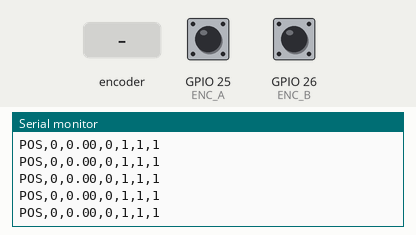
Bench run of a sketch on a simulated ESP32. Parts: the last lines printed to the serial monitor. The test bench sets the inputs (shaded band); at power-on: GPIO 25 (ENC_A) HIGH, GPIO 26 (ENC_B) HIGH.

Above: at 1.7 s.
1.8 s: rotary encoder on GPIO 25 (ENC_A) / GPIO 26 (ENC_B) turned 1 step (first pin leading)
At 2.8 s:
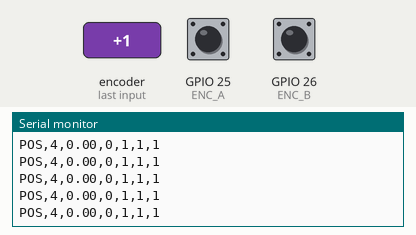
3.5 s: rotary encoder on GPIO 25 (ENC_A) / GPIO 26 (ENC_B) turned 1 step (first pin leading)
At 4.2 s:
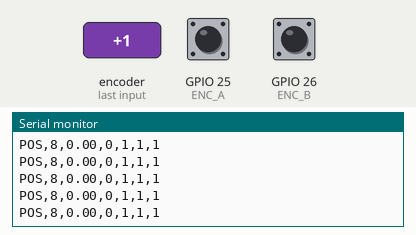
Timing chart, 0 to 6.5 s (numbered marks = the images above; inputs shaded):
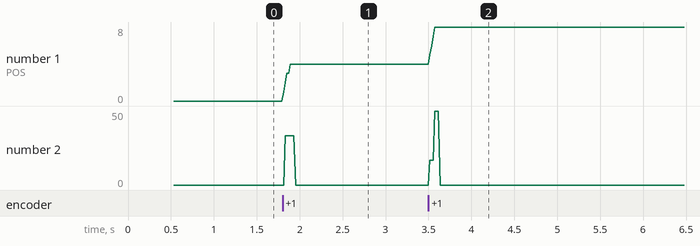

Measured:
- after the input at 1.8 s, the serial monitor: prints a new line at once (image 1)
- after the input at 3.5 s, the serial monitor: prints a new line at once (image 2)
- plotted number 1: 0 → 4 after the input at 1.8 s, 4 → 8 after the input at 3.5 s

The sketch:

nano_encoder_stall_detector.ino
```cpp
/*
 * ESP32 Quadrature Encoder Stall Detector
 *
 * Optimized for high-speed encoder reading
 *
 * Hardware:
 * - Quadrature encoder connected to pins 25 (ENC_A) and 26 (ENC_B)
 * - Both pins use hardware interrupts
 *
 * Serial Protocol (115200 baud):
 * - Sends: "POS,<position>,<velocity>,<is_moving>,<is_stalled>,<pinA>,<pinB>\n"
 */

// ESP32 includes
#include "soc/gpio_struct.h"
#include "soc/gpio_reg.h"
#include "soc/soc.h"

// Encoder pins
#define ENC_A 25
#define ENC_B 26

// Stall detection config
#define STALL_TIMEOUT_MS 500    // Time window to detect stall (ms)
#define STALL_THRESHOLD 5       // Minimum pulses to consider motor moving
#define STATUS_INTERVAL 20      // Status update interval (ms) - faster updates
#define VELOCITY_UPDATE_MS 50   // Velocity calculation interval (ms) - faster updates

// Pulse count from encoder (quadrature, so 4x resolution)
volatile int64_t encoderValue = 0;

// Previous encoder state for quadrature decoding
volatile uint8_t lastEncoderState = 0;

// Last movement timestamp (using micros for IRAM safety)
volatile unsigned long lastMovementMicros = 0;

// Previous encoder value for stall detection
int64_t lastEncoderValue = 0;

// Timing variables
unsigned long previousMillis = 0;

// Velocity calculation
int64_t lastPositionForVelocity = 0;
unsigned long lastVelocityTime = 0;
float currentVelocity = 0.0;  // pulses per second

// Stall detection
bool isMoving = false;
bool isStalled = false;

// Fast pin read macros (using direct GPIO register access for ESP32)
// Using GPIO struct directly for maximum speed in interrupts
inline uint8_t IRAM_ATTR fastReadA() {
  return (GPIO.in >> ENC_A) & 0x01;
}

inline uint8_t IRAM_ATTR fastReadB() {
  return (GPIO.in >> ENC_B) & 0x01;
}

// Quadrature decoder lookup table
// Based on Gray code sequence: 00 -> 01 -> 11 -> 10 -> 00 (forward)
// Index = (lastState << 2) | currentState
// Value: +1 = forward, -1 = reverse, 0 = invalid/no change
static const int8_t quadratureTable[16] = {
  0,  // 00 -> 00: no change
  +1, // 00 -> 01: forward
  -1, // 00 -> 10: reverse
  0,  // 00 -> 11: invalid
  -1, // 01 -> 00: reverse
  0,  // 01 -> 01: no change
  0,  // 01 -> 10: invalid
  +1, // 01 -> 11: forward
  +1, // 10 -> 00: forward
  0,  // 10 -> 01: invalid
  0,  // 10 -> 10: no change
  -1, // 10 -> 11: reverse
  0,  // 11 -> 00: invalid
  -1, // 11 -> 01: reverse
  +1, // 11 -> 10: forward
  0   // 11 -> 11: no change
};

// Common encoder update function using state machine
// IRAM_ATTR ensures this runs from RAM for faster execution
void IRAM_ATTR updateEncoder() {
  // Read current state of both pins using fast register access (bit0 = A, bit1 = B)
  uint8_t currentState = (fastReadA() ? 0x01 : 0x00) | (fastReadB() ? 0x02 : 0x00);

  // Only process if state actually changed
  if (currentState != lastEncoderState) {
    // Look up direction in quadrature table
    uint8_t transition = (lastEncoderState << 2) | currentState;
    int8_t direction = quadratureTable[transition];

    if (direction != 0) {
      encoderValue += direction;
      lastMovementMicros = micros();  // Use micros() which is IRAM-safe
    }

    lastEncoderState = currentState;
  }
}

// Encoder A interrupt handler
void IRAM_ATTR updateEncoderA() {
  updateEncoder();
}

// Encoder B interrupt handler
void IRAM_ATTR updateEncoderB() {
  updateEncoder();
}

void setup() {
  // Setup Serial Monitor at higher baud rate for faster communication
  Serial.begin(115200);
  delay(500);  // Reduced delay

  Serial.println("========================================");
  Serial.println("ESP32 Encoder Stall Detector");
  Serial.println("========================================");
  Serial.println();

  // Set encoder pins as input with internal pullup
  pinMode(ENC_A, INPUT_PULLUP);
  pinMode(ENC_B, INPUT_PULLUP);

  // Read and display initial pin states
  int pinAState = digitalRead(ENC_A);
  int pinBState = digitalRead(ENC_B);
  Serial.print("Initial pin states - Pin ");
  Serial.print(ENC_A);
  Serial.print(" (ENC_A): ");
  Serial.print(pinAState);
  Serial.print(", Pin ");
  Serial.print(ENC_B);
  Serial.print(" (ENC_B): ");
  Serial.println(pinBState);
  Serial.println();

  // Attach interrupts for both pins (ESP32 supports interrupts on all GPIO pins)
  attachInterrupt(digitalPinToInterrupt(ENC_A), updateEncoderA, CHANGE);
  attachInterrupt(digitalPinToInterrupt(ENC_B), updateEncoderB, CHANGE);

  // Initialize timing
  previousMillis = millis();
  lastVelocityTime = millis();
  lastMovementMicros = micros();
  lastPositionForVelocity = 0;
  lastEncoderValue = 0;

  // Initialize encoder state (read both pins and encode as 2-bit value)
  // State encoding: bit0 = A, bit1 = B
  lastEncoderState = (pinAState ? 0x01 : 0x00) | (pinBState ? 0x02 : 0x00);

  Serial.println("Status format: POS,<position>,<velocity>,<is_moving>,<is_stalled>,<pinA>,<pinB>");
  Serial.println("Pin states: 0=LOW, 1=HIGH");
  Serial.print("Update rate: ");
  Serial.print(1000 / STATUS_INTERVAL);
  Serial.println(" Hz");
  Serial.println();
  Serial.println("Ready! Monitoring encoder...");
  Serial.println();
}

void loop() {
  // Update status at regular intervals (faster updates)
  unsigned long currentMillis = millis();

  if (currentMillis - previousMillis >= STATUS_INTERVAL) {
    previousMillis = currentMillis;

    // Read current encoder value safely (disable interrupts briefly)
    int64_t currentEncoderValue;
    noInterrupts();
    currentEncoderValue = encoderValue;
    interrupts();

    // Calculate velocity (faster updates)
    unsigned long timeDelta = currentMillis - lastVelocityTime;
    if (timeDelta >= VELOCITY_UPDATE_MS) {
      int64_t positionDelta = currentEncoderValue - lastPositionForVelocity;
      currentVelocity = (float)positionDelta / (timeDelta / 1000.0);  // pulses per second
      lastPositionForVelocity = currentEncoderValue;
      lastVelocityTime = currentMillis;
    }

    // Check for stall
    unsigned long lastMoveMillis;
    noInterrupts();
    lastMoveMillis = lastMovementMicros / 1000;  // Convert to milliseconds
    interrupts();

    unsigned long timeSinceLastMove = currentMillis - lastMoveMillis;
    int64_t positionDelta = abs(currentEncoderValue - lastEncoderValue);

    if (positionDelta >= STALL_THRESHOLD) {
      // Motor has moved
      isMoving = true;
      isStalled = false;
      lastEncoderValue = currentEncoderValue;
    } else if (timeSinceLastMove > STALL_TIMEOUT_MS) {
      // No movement detected within timeout period
      isMoving = false;
      isStalled = true;
    } else {
      // Within timeout, but not enough movement yet
      isMoving = (positionDelta > 0);
      isStalled = false;
    }

    // Read raw pin states
    int pinAState = digitalRead(ENC_A);
    int pinBState = digitalRead(ENC_B);

    // Send status: POS,<position>,<velocity>,<is_moving>,<is_stalled>,<pinA>,<pinB>
    Serial.print("POS,");
    Serial.print(currentEncoderValue);
    Serial.print(",");
    Serial.print(currentVelocity, 2);
    Serial.print(",");
    Serial.print(isMoving ? 1 : 0);
    Serial.print(",");
    Serial.print(isStalled ? 1 : 0);
    Serial.print(",");
    Serial.print(pinAState);
    Serial.print(",");
    Serial.println(pinBState);
  }

  // Small delay to prevent watchdog issues (ESP32 specific)
  delay(1);
}
```
